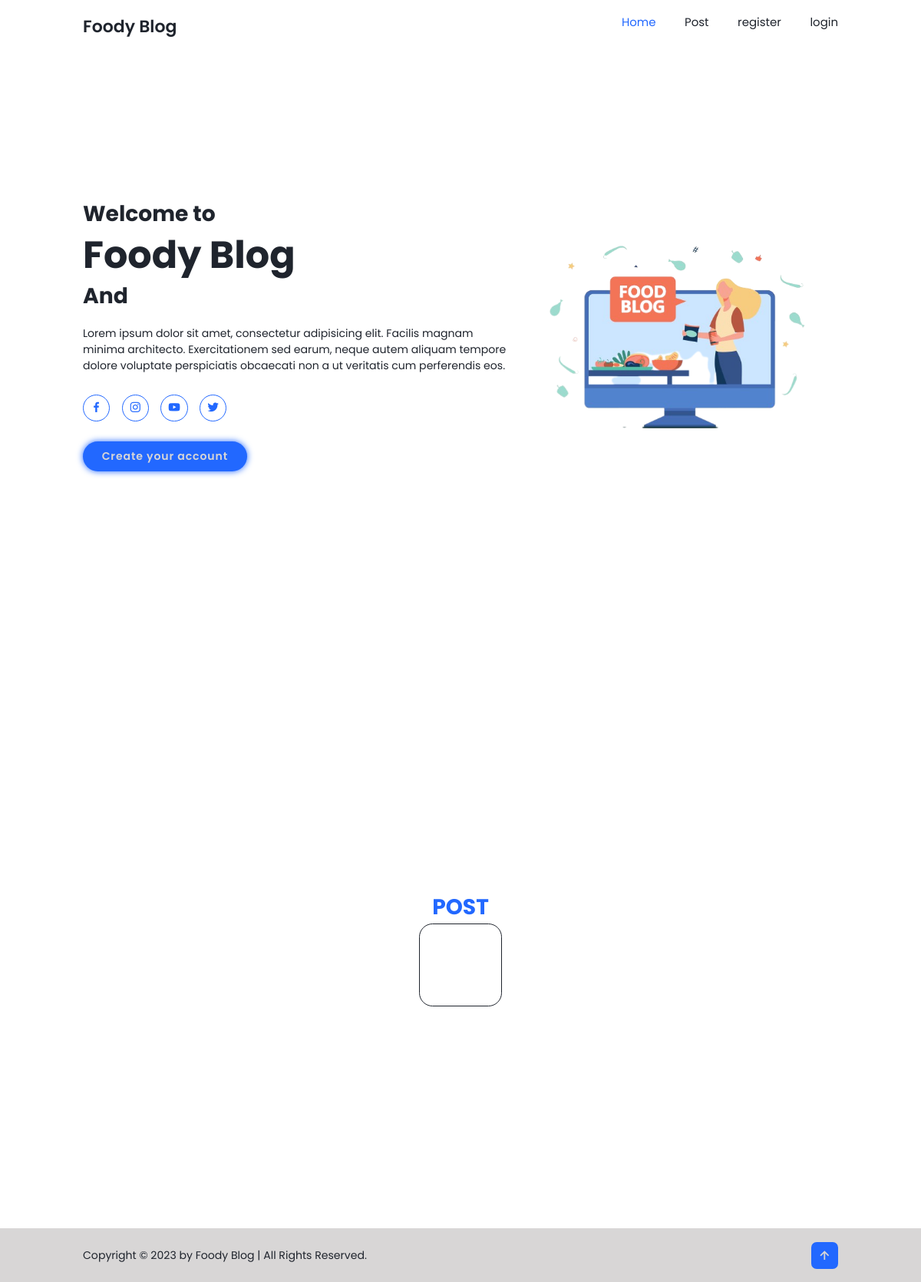
Before: / with the older database file.
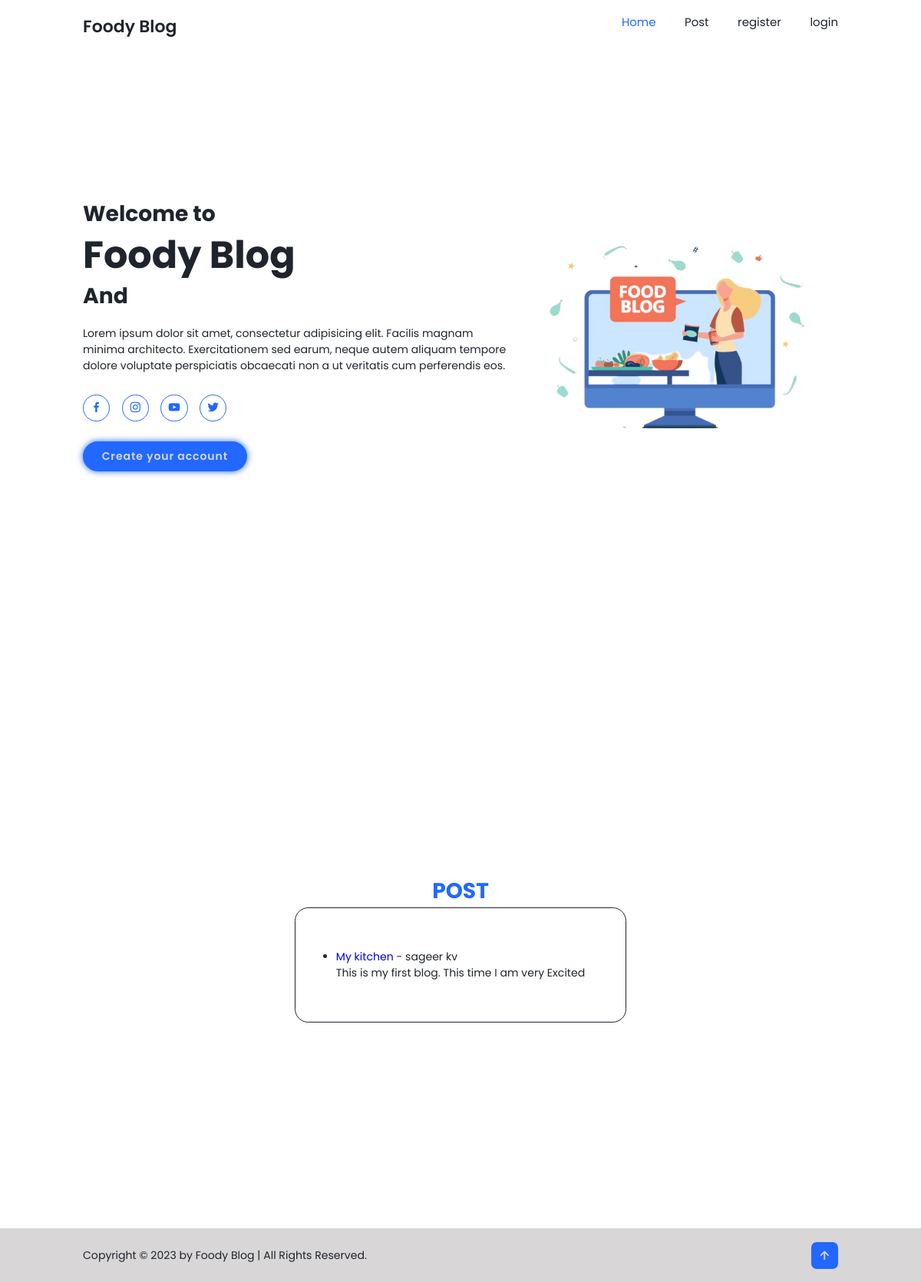
After: the same page with the newer database file.
### Blog_app/models.py (models this page shows, shortened)
class Post(models.Model):
    title = models.CharField(max_length=255)
    author = models.ForeignKey(User, on_delete=models.CASCADE)
    body = models.TextField()

### Blog_app/views.py (the view)
# urls.py: path('', HomeView.as_view(), name="home"),
class HomeView(ListView):
    model = Post
    template_name = 'accounts/home.html'

### templates/accounts/home.html (shortened to what this page needs)
{% extends 'accounts/base.html' %}
{% load static %}
{% block content %}
<section class="home" id="home">
  <div class="home-content">
      <h3>Welcome to</h3>
      <h1>Foody Blog</h1>
      <h3>And </h3>
      <p>Lorem ipsum dolor sit amet, consectetur adipisicing elit. Facilis magnam minima architecto. Exercitationem sed earum,
      neque autem aliquam tempore dolore voluptate perspiciatis obcaecati non a ut veritatis cum perferendis eos.</p>
      <div class="social-media">
          <a href="#"><i class='bx bxl-facebook' ></i></a>
          <a href="#"><i class='bx bxl-instagram' ></i></a>
          <a href="#"><i class='bx bxl-youtube' ></i></a>
          <a href="#"><i class='bx bxl-twitter' ></i></a>
      </div>
      <a href="{% url 'register' %}" class="btn">Create your account</a>
  </div>
  <div class="home-img">
      <img src="{% static '/images/blog.png' %}" alt="profile">
  </div>
</section>
<section class="post" id="post">
  <div class="post-content">
  <h3>POST</h3>
  <ul>
    {% for post in object_list  %}
    <li><a href="{% url 'article-detail' post.pk %}">{{ post.title }}</a> - {{ post.author.first_name }}
      {{ post.author.last_name }}<br>
      {{ post.body }}</li>
    {% endfor %}
  </ul>
</div>
</section>
  {% endblock content %}

### templates/accounts/base.html (shortened to what this page needs)
{% load static %}
<!DOCTYPE html>
<html>
  <head>
    <link href='https://unpkg.com/boxicons@2.1.4/css/boxicons.min.css' rel='stylesheet'>
      <link rel="stylesheet" href="{% static 'css/blog.css'%}">
  </head>
  <body>
    <header class="header">
      <a href="#" class="logo">Foody Blog </a>
      <nav class="navbar">
          <a href="{% url 'home' %}" class="active">Home</a>
          <a href="#post">Post</a>
          <a href="{% url 'register' %}">register</a>
          <a href="{% url 'login' %}">login</a>
      </nav>
  </header>
    {% block content %}
    {% endblock content %}
    <footer class="footer">
      <div class="footer-text">
          <p>Copyright &copy; 2023 by Foody Blog | All Rights Reserved.</p>
      </div>
      <div class="footer-iconTop">
          <a href="{% url 'home' %}"><i class='bx bx-up-arrow-alt'></i></a>
      </div>
    </footer>
  </body>
</html>

### static/css/blog.css (style rules this page uses)
* { margin: 0; padding: 0; box-sizing: border-box; text-decoration: none; border: none; outline: none; scroll-behavior: smooth; font-family: 'poppins', sans-serif; }
:root { --bg-color: #fff; --second-bg-color: #d8d6d6; --text-color:#1f242d; --main-color: #2268ff; }
html { font-size: 62.5%; overflow-x: hidden; }
body { background: var(--bg-color); color: var(--text-color); }
section { min-height: 100vh; padding: 10rem 9% 2rem; }
.header { position: fixed; top: 0; left: 0; width: 100%; padding: 2rem 9%; background: var(---color); display: flex; justify-content: space-between; }
.logo { font-size: 2.5rem; color: var(--text-color); font-weight: 600; cursor: default; }
.navbar a { font-size: 1.7rem; color: var(--text-color); margin-left: 4rem; transition: 2s; }
.navbar a:hover, .navbar a.active { color: var(--main-color); }
.home { display: flex; justify-content: center; align-items: center; }
.home-img img { width: 35vw; animation: floatImage 4s ease-in-out infinite; }
.home-content h3 { font-size: 3.2rem; font-weight: 700; }
.home-content h3:nth-of-type(2) { margin-bottom: 2rem; }
.home-content h1 { font-size: 5.6rem; font-weight: 700; line-height: 1.3; }
.home-content p { font-size: 1.6rem; }
.social-media a { display: inline-flex; justify-content: center; align-items: center; width: 4rem; height: 4rem; background: transparent; border: .2rem solid var(--main-color); border-radius: 50%; font-size: 2rem; color: var(--main-color); margin: 3rem 1.5rem 3rem 0; transition: 2s ease; }
.btn { display: inline-block; padding: 1rem 2.8rem; background: var(--main-color); border-radius: 4rem; box-shadow: 0 0 1rem var(--main-color); font-size: 1.6rem; color: var(--second-bg-color); letter-spacing: .1rem; font-weight: 600; transition: 2s ease; }
.footer { display: flex; justify-content: space-between; align-items: center; flex-wrap: wrap; padding: 2rem 9%; background: var(--second-bg-color); }
.footer-text p { font-size: 1.6rem; }
.footer-iconTop a { display: inline-flex; justify-content: center; align-items: center; padding: .8rem; background: var(--main-color); border-radius: .8rem; transition: 2s ease; }
.footer-iconTop a i { font-size: 2.4rem; color: var(--second-bg-color); }
.post { display: flex; justify-content: center; align-items: center; }
.post-content h3 { font-size: 3.2rem; font-weight: 700; color: var(--main-color); text-align: center; }
.post-content ul { border: .2rem solid var(--text-color); padding: 6rem; border-radius: 2rem; }
.post-content ul li { font-size: 1.6rem; }
@media (max-width: 1200px) { html { font-size: 55%; } }

Changed rows visible on the page:
added Post: title "My kitchen", author.first_name "sageer", author.last_name "kv", body "This is my first blog. This time I am very Excited"
